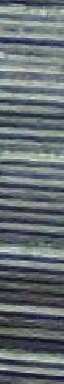
#> input picture image/extended sheet/sheet7/sheet7_64x384/segment_1.png, 64 x 384 px; its folder holds 4 pictures in this run
$ python convertGrayImg.py
#> lines starting #> are read from the running program, lines starting #| are printed output that depends on the picture
import os
from PIL import Image

# Define the directories
input_dir = 'image/extended sheet/sheet7/sheet7_64x384'
output_dir = 'image/extended sheet/sheet7/sheet7_64x384_gray'

# Create the output directory if it does not exist
os.makedirs(output_dir, exist_ok=True)

# Process each image in the input directory
for filename in os.listdir(input_dir):
    if filename.endswith(".png"):
        # Load the image
        img_path = os.path.join(input_dir, filename)
        image = Image.open(img_path)
#> image is the input picture: PIL image 64x384 RGBA; mean R, G, B, A 102.4, 110.3, 114.2, 255

        # Convert to grayscale
        gray_image = image.convert('L')
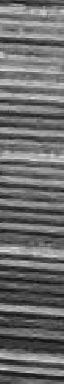
#> gray_image: PIL image 64x384 L; min 15, max 218, mean 108.3

        # Save the grayscale image
        gray_image_path = os.path.join(output_dir, filename)
        gray_image.save(gray_image_path)
#> pass 2 of the loop `for filename in os.listdir(input_dir):`:
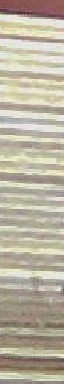
#> input picture image/extended sheet/sheet7/sheet7_64x384/segment_10.png, 64 x 384 px
#> image is the input picture: PIL image 64x384 RGBA; mean R, G, B, A 185.2, 177.5, 159.8, 255
#> `gray_image = image.convert('L')`:
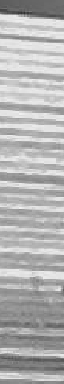
#> gray_image: PIL image 64x384 L; min 50, max 241, mean 177.8
#> pass 3 of the loop `for filename in os.listdir(input_dir):`:
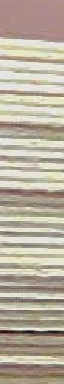
#> input picture image/extended sheet/sheet7/sheet7_64x384/segment_14.png, 64 x 384 px
#> image is the input picture: PIL image 64x384 RGBA; mean R, G, B, A 183.6, 174.2, 157.9, 255
#> `gray_image = image.convert('L')`:
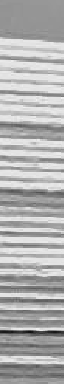
#> gray_image: PIL image 64x384 L; min 15, max 243, mean 175.2
#> the loop made 4 passes; the first 3 are shown
